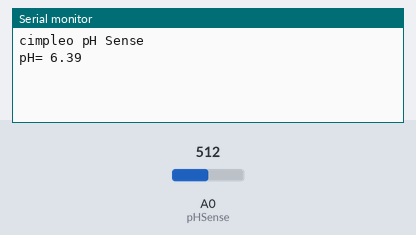
This sketch was run on a simulated Arduino Uno, built with avr-gcc and run on an emulated ATmega328P. On the bench: the last lines printed to the serial monitor. The test bench sets the inputs (shaded band); at power-on: A0 (pHSense) = 512.

Above: at 1.3 s.
1.4 s: A0 (pHSense) set to 716
At 1.4 s:
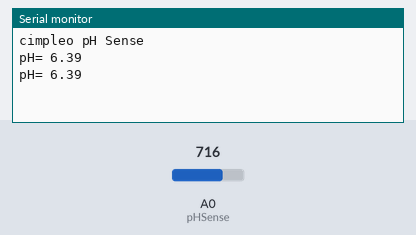
2.9 s: A0 (pHSense) set to 900
At 4.4 s:
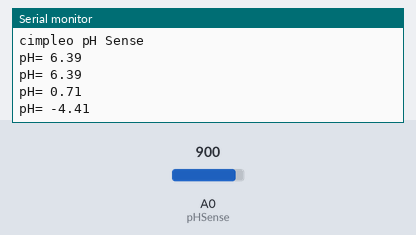
Timing chart, 0 to 5.9 s (numbered marks = the images above; inputs shaded):
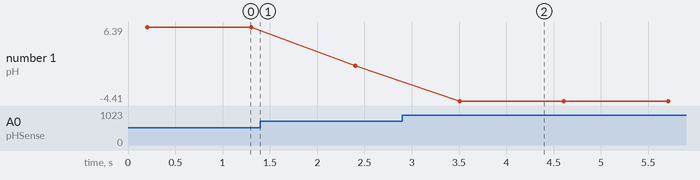

Measured:
- after the input at 2.9 s, the serial monitor: prints a new line after 0.61 s (image 2)
- plotted number 1: 6.39 → 0.71 after the input at 1.4 s, 0.71 → -4.41 after the input at 2.9 s

The sketch:

PH4502C.ino
```cpp
#include <Arduino.h>
int pHSense = A0;
int samples = 10;
float adc_resolution = 1024.0;
float calibration_value = 21.34 - 0.7;
float ph_act;
void setup()
{
  Serial.begin(9600);
  delay(100);
  Serial.println("cimpleo pH Sense");
}

float ph (float voltage) {
  return 7 + ((2.5 - voltage) / 0.18);
}

void loop () {
  int measurings=0;
  for (int i = 0; i < samples; i++)
  {
    measurings += analogRead(pHSense);
    delay(10);
  }

    float voltage = 5 / adc_resolution * measurings/samples;
    ph_act = -5.70 * voltage + calibration_value;
    Serial.print("pH= ");
    Serial.println(ph_act);
    delay(1000);
}
```
